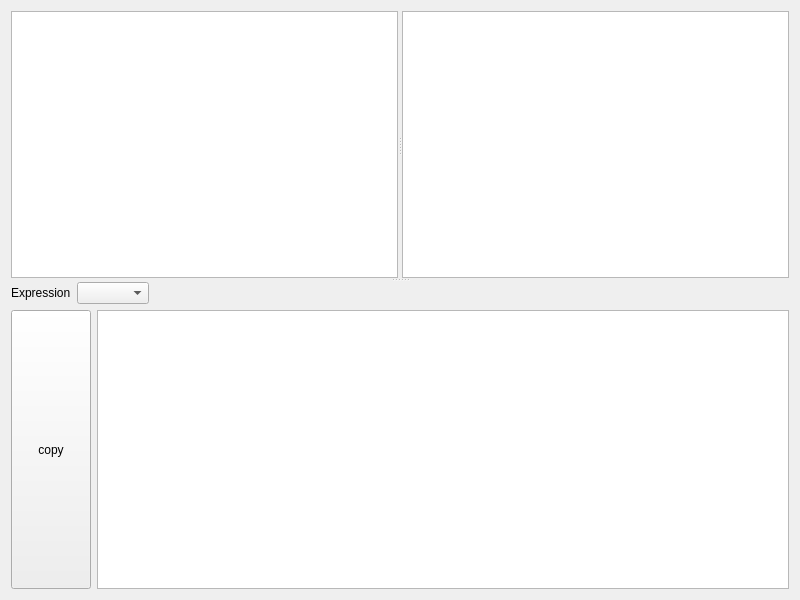
<?xml version="1.0" encoding="UTF-8"?>
<ui version="4.0">
 <class>JoinHelperWidget</class>
 <widget class="QWidget" name="JoinHelperWidget">
  <property name="geometry">
   <rect>
    <x>0</x>
    <y>0</y>
    <width>800</width>
    <height>600</height>
   </rect>
  </property>
  <property name="windowTitle">
   <string>Join Helper</string>
  </property>
  <layout class="QVBoxLayout" name="verticalLayout_3">
   <item>
    <widget class="QSplitter" name="verticalSplitter">
     <property name="orientation">
      <enum>Qt::Vertical</enum>
     </property>
     <widget class="QSplitter" name="horizontalSplitter">
      <property name="orientation">
       <enum>Qt::Horizontal</enum>
      </property>
      <widget class="QTableView" name="relations">
       <attribute name="horizontalHeaderDefaultSectionSize">
        <number>200</number>
       </attribute>
      </widget>
      <widget class="QTableView" name="tables">
       <attribute name="horizontalHeaderStretchLastSection">
        <bool>true</bool>
       </attribute>
      </widget>
     </widget>
     <widget class="QWidget" name="layoutWidget">
      <layout class="QVBoxLayout" name="verticalLayout">
       <item>
        <layout class="QHBoxLayout" name="horizontalLayout_2">
         <item>
          <widget class="QLabel" name="label">
           <property name="text">
            <string>Expression</string>
           </property>
          </widget>
         </item>
         <item>
          <widget class="QComboBox" name="joinType"/>
         </item>
         <item>
          <spacer name="horizontalSpacer">
           <property name="orientation">
            <enum>Qt::Horizontal</enum>
           </property>
           <property name="sizeHint" stdset="0">
            <size>
             <width>40</width>
             <height>20</height>
            </size>
           </property>
          </spacer>
         </item>
        </layout>
       </item>
       <item>
        <layout class="QHBoxLayout" name="horizontalLayout">
         <item>
          <layout class="QVBoxLayout" name="verticalLayout_2">
           <item>
            <widget class="QPushButton" name="copy">
             <property name="sizePolicy">
              <sizepolicy hsizetype="Minimum" vsizetype="Preferred">
               <horstretch>0</horstretch>
               <verstretch>0</verstretch>
              </sizepolicy>
             </property>
             <property name="text">
              <string>copy</string>
             </property>
            </widget>
           </item>
          </layout>
         </item>
         <item>
          <widget class="TextEdit" name="query"/>
         </item>
        </layout>
       </item>
      </layout>
     </widget>
    </widget>
   </item>
  </layout>
 </widget>
 <customwidgets>
  <customwidget>
   <class>TextEdit</class>
   <extends>QTextEdit</extends>
   <header>textedit.h</header>
  </customwidget>
 </customwidgets>
 <resources/>
 <connections/>
</ui>
